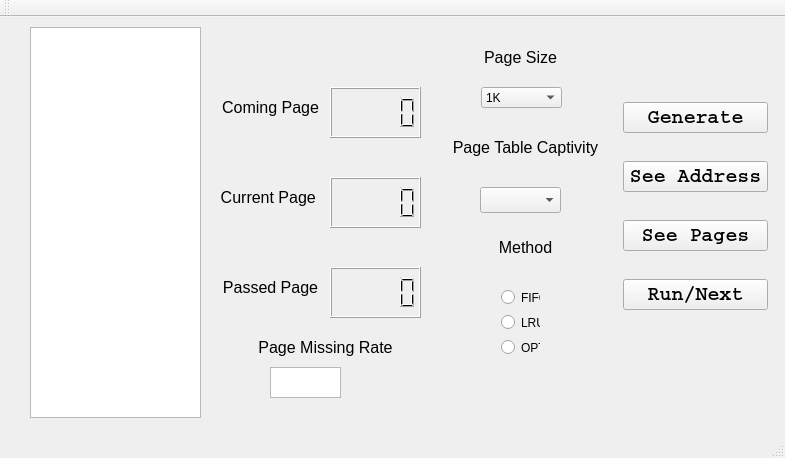
<?xml version="1.0" encoding="UTF-8"?>
<ui version="4.0">
 <class>MainWindow</class>
 <widget class="QMainWindow" name="MainWindow">
  <property name="geometry">
   <rect>
    <x>0</x>
    <y>0</y>
    <width>785</width>
    <height>458</height>
   </rect>
  </property>
  <property name="windowTitle">
   <string>MainWindow</string>
  </property>
  <widget class="QWidget" name="centralWidget">
   <widget class="QComboBox" name="comboBox">
    <property name="geometry">
     <rect>
      <x>481</x>
      <y>70</y>
      <width>81</width>
      <height>21</height>
     </rect>
    </property>
    <item>
     <property name="text">
      <string>1K</string>
     </property>
    </item>
    <item>
     <property name="text">
      <string>2K</string>
     </property>
    </item>
    <item>
     <property name="text">
      <string>4K</string>
     </property>
    </item>
    <item>
     <property name="text">
      <string>8K</string>
     </property>
    </item>
    <item>
     <property name="text">
      <string>16K</string>
     </property>
    </item>
   </widget>
   <widget class="QLabel" name="label">
    <property name="geometry">
     <rect>
      <x>460</x>
      <y>20</y>
      <width>121</width>
      <height>41</height>
     </rect>
    </property>
    <property name="text">
     <string>&lt;html&gt;&lt;head/&gt;&lt;body&gt;&lt;p align=&quot;center&quot;&gt;&lt;span style=&quot; font-size:12pt;&quot;&gt;Page Size&lt;/span&gt;&lt;/p&gt;&lt;/body&gt;&lt;/html&gt;</string>
    </property>
   </widget>
   <widget class="QLabel" name="label_2">
    <property name="geometry">
     <rect>
      <x>440</x>
      <y>110</y>
      <width>171</width>
      <height>41</height>
     </rect>
    </property>
    <property name="text">
     <string>&lt;html&gt;&lt;head/&gt;&lt;body&gt;&lt;p align=&quot;center&quot;&gt;&lt;span style=&quot; font-size:12pt;&quot;&gt;Page Table Captivity&lt;/span&gt;&lt;/p&gt;&lt;/body&gt;&lt;/html&gt;</string>
    </property>
   </widget>
   <widget class="QComboBox" name="comboBox_2">
    <property name="geometry">
     <rect>
      <x>480</x>
      <y>170</y>
      <width>81</width>
      <height>26</height>
     </rect>
    </property>
   </widget>
   <widget class="QTableWidget" name="tableWidget">
    <property name="geometry">
     <rect>
      <x>30</x>
      <y>10</y>
      <width>171</width>
      <height>391</height>
     </rect>
    </property>
   </widget>
   <widget class="QLCDNumber" name="CurrentPage">
    <property name="geometry">
     <rect>
      <x>330</x>
      <y>160</y>
      <width>91</width>
      <height>51</height>
     </rect>
    </property>
   </widget>
   <widget class="QLabel" name="label_3">
    <property name="geometry">
     <rect>
      <x>210</x>
      <y>160</y>
      <width>121</width>
      <height>41</height>
     </rect>
    </property>
    <property name="text">
     <string>&lt;html&gt;&lt;head/&gt;&lt;body&gt;&lt;p align=&quot;center&quot;&gt;&lt;span style=&quot; font-size:12pt;&quot;&gt;Current Page &lt;/span&gt;&lt;/p&gt;&lt;/body&gt;&lt;/html&gt;</string>
    </property>
   </widget>
   <widget class="QLabel" name="label_4">
    <property name="geometry">
     <rect>
      <x>210</x>
      <y>70</y>
      <width>121</width>
      <height>41</height>
     </rect>
    </property>
    <property name="text">
     <string>&lt;html&gt;&lt;head/&gt;&lt;body&gt;&lt;p align=&quot;center&quot;&gt;&lt;span style=&quot; font-size:12pt;&quot;&gt;Coming Page&lt;/span&gt;&lt;/p&gt;&lt;/body&gt;&lt;/html&gt;</string>
    </property>
   </widget>
   <widget class="QLCDNumber" name="ComingPage">
    <property name="geometry">
     <rect>
      <x>330</x>
      <y>70</y>
      <width>91</width>
      <height>51</height>
     </rect>
    </property>
   </widget>
   <widget class="QLabel" name="label_5">
    <property name="geometry">
     <rect>
      <x>210</x>
      <y>250</y>
      <width>121</width>
      <height>41</height>
     </rect>
    </property>
    <property name="text">
     <string>&lt;html&gt;&lt;head/&gt;&lt;body&gt;&lt;p align=&quot;center&quot;&gt;&lt;span style=&quot; font-size:12pt;&quot;&gt;Passed Page&lt;/span&gt;&lt;/p&gt;&lt;/body&gt;&lt;/html&gt;</string>
    </property>
   </widget>
   <widget class="QLCDNumber" name="PassedPage">
    <property name="geometry">
     <rect>
      <x>330</x>
      <y>250</y>
      <width>91</width>
      <height>51</height>
     </rect>
    </property>
   </widget>
   <widget class="QLabel" name="label_6">
    <property name="geometry">
     <rect>
      <x>440</x>
      <y>210</y>
      <width>171</width>
      <height>41</height>
     </rect>
    </property>
    <property name="text">
     <string>&lt;html&gt;&lt;head/&gt;&lt;body&gt;&lt;p align=&quot;center&quot;&gt;&lt;span style=&quot; font-size:12pt;&quot;&gt;Method&lt;/span&gt;&lt;/p&gt;&lt;/body&gt;&lt;/html&gt;</string>
    </property>
   </widget>
   <widget class="QWidget" name="layoutWidget">
    <property name="geometry">
     <rect>
      <x>620</x>
      <y>60</y>
      <width>151</width>
      <height>261</height>
     </rect>
    </property>
    <layout class="QVBoxLayout" name="buttonGroup">
     <property name="leftMargin">
      <number>3</number>
     </property>
     <property name="topMargin">
      <number>3</number>
     </property>
     <property name="rightMargin">
      <number>3</number>
     </property>
     <property name="bottomMargin">
      <number>3</number>
     </property>
     <item>
      <widget class="QPushButton" name="Generate">
       <property name="font">
        <font>
         <family>Courier</family>
         <pointsize>15</pointsize>
         <weight>75</weight>
         <bold>true</bold>
        </font>
       </property>
       <property name="text">
        <string>Generate</string>
       </property>
      </widget>
     </item>
     <item>
      <widget class="QPushButton" name="SeeAddress">
       <property name="font">
        <font>
         <family>Courier</family>
         <pointsize>15</pointsize>
         <weight>75</weight>
         <bold>true</bold>
        </font>
       </property>
       <property name="text">
        <string>See Address</string>
       </property>
      </widget>
     </item>
     <item>
      <widget class="QPushButton" name="SeePages">
       <property name="font">
        <font>
         <family>Courier</family>
         <pointsize>15</pointsize>
         <weight>75</weight>
         <bold>true</bold>
        </font>
       </property>
       <property name="text">
        <string>See Pages</string>
       </property>
      </widget>
     </item>
     <item>
      <widget class="QPushButton" name="Run">
       <property name="font">
        <font>
         <family>Courier</family>
         <pointsize>15</pointsize>
         <weight>75</weight>
         <bold>true</bold>
        </font>
       </property>
       <property name="text">
        <string>Run/Next</string>
       </property>
      </widget>
     </item>
    </layout>
   </widget>
   <widget class="QWidget" name="layoutWidget">
    <property name="geometry">
     <rect>
      <x>490</x>
      <y>260</y>
      <width>61</width>
      <height>91</height>
     </rect>
    </property>
    <layout class="QVBoxLayout" name="Method">
     <item>
      <widget class="QRadioButton" name="FIFO">
       <property name="text">
        <string>FIFO</string>
       </property>
      </widget>
     </item>
     <item>
      <widget class="QRadioButton" name="LRU">
       <property name="text">
        <string>LRU</string>
       </property>
      </widget>
     </item>
     <item>
      <widget class="QRadioButton" name="OPT">
       <property name="text">
        <string>OPT</string>
       </property>
      </widget>
     </item>
    </layout>
   </widget>
   <widget class="QTextBrowser" name="interruptRate">
    <property name="geometry">
     <rect>
      <x>270</x>
      <y>350</y>
      <width>71</width>
      <height>31</height>
     </rect>
    </property>
   </widget>
   <widget class="QLabel" name="label_7">
    <property name="geometry">
     <rect>
      <x>240</x>
      <y>310</y>
      <width>171</width>
      <height>41</height>
     </rect>
    </property>
    <property name="text">
     <string>&lt;html&gt;&lt;head/&gt;&lt;body&gt;&lt;p align=&quot;center&quot;&gt;&lt;span style=&quot; font-size:12pt;&quot;&gt;Page Missing Rate&lt;/span&gt;&lt;/p&gt;&lt;/body&gt;&lt;/html&gt;</string>
    </property>
   </widget>
  </widget>
  <widget class="QMenuBar" name="menuBar">
   <property name="geometry">
    <rect>
     <x>0</x>
     <y>0</y>
     <width>785</width>
     <height>23</height>
    </rect>
   </property>
  </widget>
  <widget class="QToolBar" name="mainToolBar">
   <attribute name="toolBarArea">
    <enum>TopToolBarArea</enum>
   </attribute>
   <attribute name="toolBarBreak">
    <bool>false</bool>
   </attribute>
  </widget>
  <widget class="QStatusBar" name="statusBar"/>
 </widget>
 <layoutdefault spacing="6" margin="11"/>
 <resources/>
 <connections/>
</ui>
